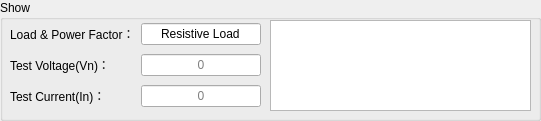
    <widget class="QGroupBox" name="groupBox">
     <property name="geometry">
      <rect>
       <x>70</x>
       <y>460</y>
       <width>541</width>
       <height>121</height>
      </rect>
     </property>
     <property name="font">
      <font>
       <weight>50</weight>
       <bold>false</bold>
      </font>
     </property>
     <property name="styleSheet">
      <string notr="true"/>
     </property>
     <property name="title">
      <string>Show</string>
     </property>
     <widget class="QTextEdit" name="textEdit">
      <property name="geometry">
       <rect>
        <x>270</x>
        <y>20</y>
        <width>261</width>
        <height>91</height>
       </rect>
      </property>
      <property name="focusPolicy">
       <enum>Qt::NoFocus</enum>
      </property>
      <property name="contextMenuPolicy">
       <enum>Qt::NoContextMenu</enum>
      </property>
      <property name="acceptDrops">
       <bool>false</bool>
      </property>
      <property name="styleSheet">
       <string notr="true"/>
      </property>
      <property name="acceptRichText">
       <bool>false</bool>
      </property>
      <property name="textInteractionFlags">
       <set>Qt::TextSelectableByKeyboard|Qt::TextSelectableByMouse</set>
      </property>
     </widget>
     <widget class="QWidget" name="gridLayoutWidget_2">
      <property name="geometry">
       <rect>
        <x>10</x>
        <y>20</y>
        <width>251</width>
        <height>91</height>
       </rect>
      </property>
      <layout class="QGridLayout" name="gridLayout_10">
       <item row="0" column="0">
        <widget class="QLabel" name="label_tempRn">
         <property name="styleSheet">
          <string notr="true"/>
         </property>
         <property name="text">
          <string>Load &amp; Power Factor：</string>
         </property>
         <property name="alignment">
          <set>Qt::AlignLeading|Qt::AlignLeft|Qt::AlignVCenter</set>
         </property>
        </widget>
       </item>
       <item row="1" column="0">
        <widget class="QLabel" name="label_tempVn_t">
         <property name="toolTip">
          <string>V</string>
         </property>
         <property name="styleSheet">
          <string notr="true"/>
         </property>
         <property name="text">
          <string>Test Voltage(Vn)：</string>
         </property>
         <property name="alignment">
          <set>Qt::AlignLeading|Qt::AlignLeft|Qt::AlignVCenter</set>
         </property>
        </widget>
       </item>
       <item row="2" column="0">
        <widget class="QLabel" name="label_tempIn_t">
         <property name="toolTip">
          <string>A</string>
         </property>
         <property name="styleSheet">
          <string notr="true"/>
         </property>
         <property name="text">
          <string>Test Current(In)：</string>
         </property>
         <property name="alignment">
          <set>Qt::AlignLeading|Qt::AlignLeft|Qt::AlignVCenter</set>
         </property>
        </widget>
       </item>
       <item row="0" column="1">
        <widget class="QLineEdit" name="lineEdit_tempRn">
         <property name="focusPolicy">
          <enum>Qt::NoFocus</enum>
         </property>
         <property name="text">
          <string>Resistive Load</string>
         </property>
         <property name="echoMode">
          <enum>QLineEdit::Normal</enum>
         </property>
         <property name="alignment">
          <set>Qt::AlignCenter</set>
         </property>
         <property name="readOnly">
          <bool>true</bool>
         </property>
        </widget>
       </item>
       <item row="1" column="1">
        <widget class="QLineEdit" name="lineEdit_tempVn_t">
         <property name="focusPolicy">
          <enum>Qt::ClickFocus</enum>
         </property>
         <property name="text">
          <string/>
         </property>
         <property name="alignment">
          <set>Qt::AlignCenter</set>
         </property>
         <property name="readOnly">
          <bool>false</bool>
         </property>
         <property name="placeholderText">
          <string>0</string>
         </property>
        </widget>
       </item>
       <item row="2" column="1">
        <widget class="QLineEdit" name="lineEdit_tempIn_t">
         <property name="focusPolicy">
          <enum>Qt::ClickFocus</enum>
         </property>
         <property name="alignment">
          <set>Qt::AlignCenter</set>
         </property>
         <property name="readOnly">
          <bool>false</bool>
         </property>
         <property name="placeholderText">
          <string>0</string>
         </property>
        </widget>
       </item>
      </layout>
     </widget>
    </widget>
